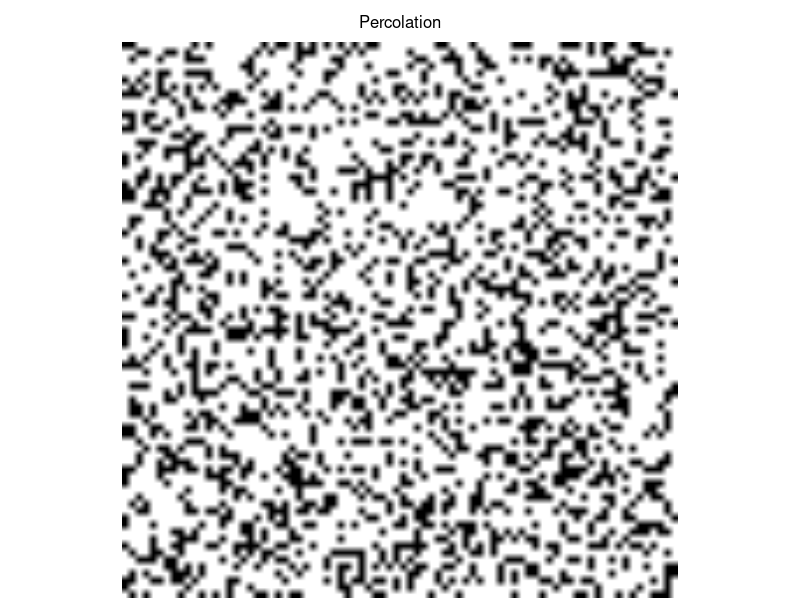
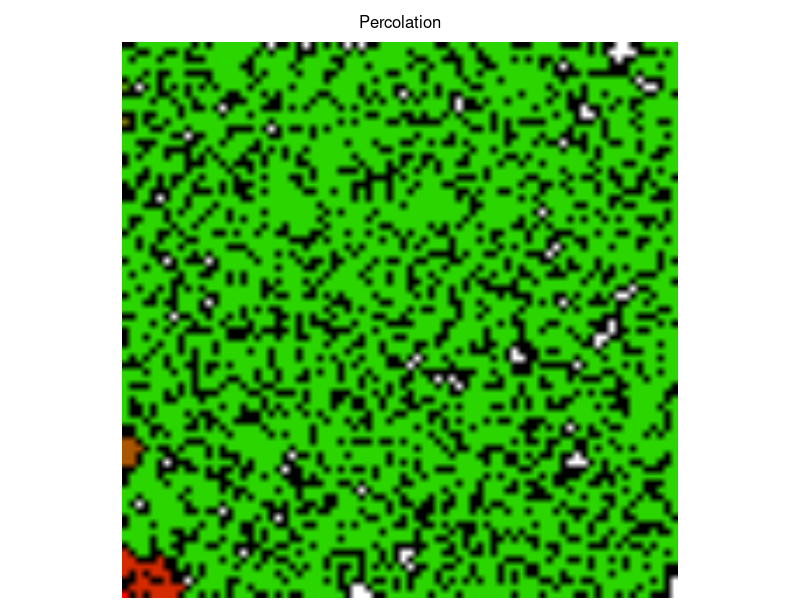

Write R code to recreate these figures, in order. (Note: this script raises an error after producing the figures.)
########################
###
### Leonard Mada
### [the one and only]
###
### Percolation
###
### draft v.0.1k

### Percolation

# - some experiments in Percolation

### Github:
# https://github.com/discoleo/R/blob/master/Stat/Percolation.R


####################
####################

### helper Functions

reset.m = function(m, id, val=0) {
	if(missing(id)) {
		m[m > 0] = val;
	} else if(id > 0) {
		m[m == id] = val;
	} else {
		m[(m > 0) & (m != id)] = val;
	}
	invisible(m)
}
revcol = function(m) {
	m = m[,rev(seq(ncol(m)))];
	invisible(m);
}
clean.percol = function(m, val=0) {
	# removes the non-percolating paths;
	pids = unique(m[,ncol(m)]);
	pids = pids[pids > 0];
	ids  = unique(m);
	ids  = ids[(ids > 0) & ! (ids %in% pids)]
	m[m %in% ids] = val;
	invisible(m);
}

max.id = function(m) {
	out.m = m[, ncol(m)]
	out = table(out.m[out.m > 0])
	if(dim(out) == 0) {
		print("NO percolation!");
		out = table(m[m > 0])
	}
	id = match(max(out), out);
	id = as.integer(names(out)[id])
	return(id)
}

### Percolation Functions

flood = function(m, pyx, val=1, val0=0) {
	vals = pyx; pos = 1;
	
	while(TRUE) {
		if(pos > length(vals)) return(m);
		if(m[vals[pos], vals[pos + 1]] != val0) {pos = pos + 2; next;}
		m[vals[pos], vals[pos + 1]] = val;
		if(vals[pos] > 1) vals = c(vals, vals[pos]-1, vals[pos + 1]);
		if(vals[pos] < nrow(m)) vals = c(vals, vals[pos]+1, vals[pos + 1]);
		if(vals[pos+1] > 1) vals = c(vals, vals[pos], vals[pos + 1] - 1);
		if(vals[pos+1] < ncol(m)) vals = c(vals, vals[pos], vals[pos + 1] + 1);
		pos = pos + 2;
	}
	return(m);
}

flood.all = function(m, type="by Col 1", val0=0, debug=TRUE) {
	# TODO: type
	while(TRUE) {
		if(debug) print("Iteration");
		id.row = match(val0, m[,1])
		if(is.na(id.row)) break;
		m = flood(m, c(id.row,1), max(m)+1)
	}
	return(m)
}

### Path Length
length.path = function(m, id, debug=TRUE) {
	if(missing(id)) {
		id = max.id(m)
		if(debug) print(id);
	}
	p.m = m;
	p.m[p.m != id] = -1;
	p.m[p.m == id] =  0;
	# TODO
	lvl = 1; pos = 1;
	# rep(c(y, x))
	vals = as.vector(rbind(seq(nrow(m)), 1));
	while(pos <= length(vals)) {
		nn = integer();
		while(pos <= length(vals)) {
			if(p.m[vals[pos], vals[pos + 1]] != 0) {pos = pos + 2; next;}
			p.m[vals[pos], vals[pos + 1]] = lvl;
			if(vals[pos] > 1) nn = c(nn, vals[pos]-1, vals[pos + 1]);
			if(vals[pos] < nrow(m)) nn = c(nn, vals[pos]+1, vals[pos + 1]);
			if(vals[pos+1] > 1) nn = c(nn, vals[pos], vals[pos + 1] - 1);
			if(vals[pos+1] < ncol(m)) nn = c(nn, vals[pos], vals[pos + 1] + 1);
			pos = pos + 2;
		}
		vals = nn;
		lvl = lvl + 1; pos = 1;
	}
	
	if(id != 0) p.m[m == 0] =  0;
	p.m[p.m < 0 & m > 0] =  0; # other non-connected "paths";
	return(p.m);
}
### Contact Area
contact.area = function(m, id) {
	area = 0;
	for(nc in 1:ncol(m)) {
		for(nr in 1:nrow(m)) {
			if(m[nr, nc] != id) next;
			if(nr > 1 && m[nr-1,nc] != id) area = area + 1;
			if(nr < nrow(m) && m[nr+1,nc] != id) area = area + 1;
			if(nc > 1 && m[nr,nc-1] != id) area = area + 1;
			if(nc < ncol(m) && m[nr,nc+1] != id) area = area + 1;
		}
	}
	return(area);
}

### Raster
toRaster = function(m, showVal=0) {
	rs.m = array(0, c(dim(m), 3));
	if( ! is.na(showVal)) {
		isZero = (m == showVal);
		doShow = TRUE;
	} else {
		doShow = FALSE;
	}

	### R
	layer.m = m;
	layer.m[m < 0] = 0
	val.max = max(layer.m);
	if(val.max > 0) layer.m = layer.m / val.max;
	if(doShow) layer.m[isZero] = 1;
	rs.m[,,1] = layer.m;

	### G
	layer.m = 1 - layer.m;
	layer.m[m <= 0] = 0
	if(doShow) layer.m[isZero] = 1;
	rs.m[,,2] = layer.m

	### B
	if(doShow) {
		layer.m = array(0, dim(m));
		layer.m[isZero] = 1;
		rs.m[,,3] = layer.m
	}

	rs.m = as.raster(rs.m)
	return(rs.m);
}
plot.rs = function(m, main, mar, line=0.5) {
	if( ! missing(main) ) hasTitle = TRUE else hasTitle = FALSE;
	if(missing(mar)) mar = c(0,0, if(hasTitle) 2 else 0, 0) + 0.1;
	type = match(class(m), c("raster", "matrix"));
	if(all(is.na(type))) stop("Data NOT supported!")
	if(any(type == 2)) {
		m = toRaster(m);
	}
	old.par = par(mar=mar);
		plot(m);
		if(hasTitle) mtext(main, line=line)
	par(old.par);
	invisible();
}
split.rs = function(m, n=5, from=1, max.len=5, w=10) {
	nr.tot = round(nrow(m) / n);
	frg.tot = ceiling(nrow(m) / nr.tot);
	# TODO: nrow(m) %% nr.tot > 0;
	if(from == 0) from = 1;
	if(from > 0) {
		frg.to = min(frg.tot, from + max.len);
	} else {
		from = max(1, frg.tot + 1 + from - max.len);
		frg.to = min(frg.tot, from + max.len);
	}
	m0 = matrix(0, ncol=w, nrow=nr.tot);
	m2 =  array(0, c(nr.tot, 0))
	for(frg in from:frg.to) {
		r.start = (frg - 1) * nr.tot + 1;
		r.end   = r.start + nr.tot - 1;
		m2 = cbind(m2, cbind(m[r.start:r.end,], m0))
	}
	invisible(m2);
}


################
################

### Examples
dims = c(80, 80)
p = 0.3

m = sample(c(-1, 0), prod(dims), replace=T, prob=c(p, 1-p))
m = matrix(m, nrow=dims[1])
m[1:10, 1:10]
plot.rs(m, "Percolation")


### Flood Fill
m = flood.all(m)

m[1:10, 1:10]

table(m)
table(m[,dims[2]])

plot.rs(m, "Percolation")


### Shortest Path
path.m = length.path(m)

id = dim(path.m)[2];
path.m[1:10, seq(id - 10, id)]

table(path.m[,dims[2]])


### Raster
plot.rs(rs.m, main="Path Length")


### Stat/Percolation
# - cells not accessible;
sum(m == 0) / prod(dim(m))
# - total contact area
a0 = contact.area(m, -1)
# - liquid contact area
a1 = contact.area(m, max.id(m))
a0; a1; a1 / a0;



###################

### Ex 2:
dims = c(80, 80)
p = 0.4

m = sample(c(-1, 0), prod(dims), replace=T, prob=c(p, 1-p))
m = matrix(m, nrow=dims[1])
m[1:10, 1:10]

m = flood.all(m)

m[1:10, 1:10]

table(m)
table(m[,dims[2]])


plot.rs(m, main="Percolation: Multiple Paths")


### Shortest Path
path.m = length.path(m)

id = dim(path.m)[2];
path.m[1:10, seq(id - 10, id)]

table(path.m[,dims[2]])


### Raster
plot.rs(path.m, main="Path Length")
# Note:
# - only "dominant" path is visualized;

# plot.rs(length.path(m, id=5), main="Path Length")


### Stat/Percolation
# - cells not accessible;
sum(m == 0) / prod(dim(m))
# - total contact area
a0 = contact.area(m, -1)
# - liquid contact area
a1 = contact.area(m, max.id(m))
a0; a1; a1 / a0;


#############

### Ex 3:
dims = c(200, 200) # takes long!
p = 0.40

m = sample(c(-1, 0), prod(dims), replace=T, prob=c(p, 1-p))
m = matrix(m, nrow=dims[1])
m[1:10, 1:10]

m = flood.all(m)

m[1:10, 1:10]

table(m)
table(m[,dims[2]])


#################
#################

### Periodic Boundary Condition

# - takes ~20 s;
dims = c(2000, 80)
p = 0.4

m = sample(c(-1, 0), prod(dims), replace=T, prob=c(p, 1-p))
m = matrix(m, nrow=dims[1])
m[1:10, 1:10]

m = flood.all(m)

m[1:10, 1:10]

table(m)
table(m[,dims[2]])


plot.rs(split.rs(m), main="Percolation: Multiple Paths")

# plot.rs(m, main="Percolation: Multiple Paths")


### Shortest Path
path.m = length.path(m)

id = dim(path.m)[2];
path.m[1:10, seq(id - 10, id)]

table(path.m[,dims[2]])


### Raster
plot.rs(path.m, main="Path Length")
# Note:
# - only "dominant" path is visualized;

# plot.rs(length.path(m, id=5), main="Path Length")

plot.rs(split.rs(clean.percol(m)), main="Percolating Paths")


####################
### Stat/Percolation

### Inaccessible
# - cells that are not accessible;
sum(m == 0) / prod(dim(m))
# ~ 17%;
### TODO: compute over all paths;
# - total contact area
a0 = contact.area(m, -1)
# - liquid contact area
a1 = contact.area(m, max.id(m))
a0; a1; a1 / a0;


### Other:
# - Average Path Height;
# - Average Inputs;
# - Average Outputs;
# - Average Length;
# - Flux, Bottleneck;


path.all = length.path(reset.m(m), id=0)
plot.rs(split.rs(path.all), main="All Path Lengths")

### Mean Distance from In
# - includes also non-percolating paths;
mean(path.all[path.all > 0]) / ncol(path.all)
# ~ 0.98; # sum over the entire path length;
path.percol = path.all; path.percol[clean.percol(m) == 0] = 0;
mean(path.percol[path.percol > 0]) / ncol(path.percol)
# ~ 1.096; # sum over the entire path length;
### Mean Out Distance
nc = ncol(path.all)
mean(path.all[path.all[,nc] > 0, nc]) / nc
# ~ 2.02;



###########

### Test
m = flood(m, c(1,1), max(m)+1)
m[1:10, 1:10]

table(m == 0)


### Test Raster
rs.m = toRaster(path.m);
plot(rs.m)
